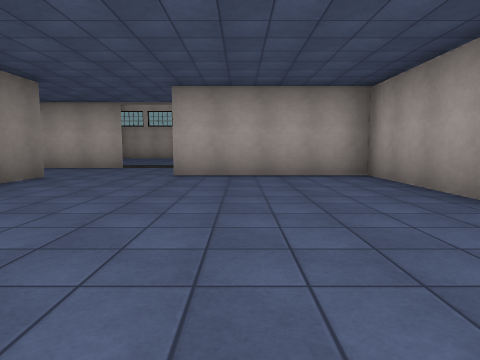
View 1 (above)

22 first-person views from a walk through a scene from a Unity 3-D project. The camera is 1.2 m above the floor, tilts 6° down and sees 75° across. The floor is counted in squares, 2.4 m on a side. Each view is taken from the middle of a square. On the plan, view 1 faces up. The plan holds only what a view shows up to about 9 squares ahead; the rest is blank. The place goes on beyond the plan. The player character is not drawn. Door leaves are left out, so doorways stand open. Some surface patterns are stand-ins.

View 2
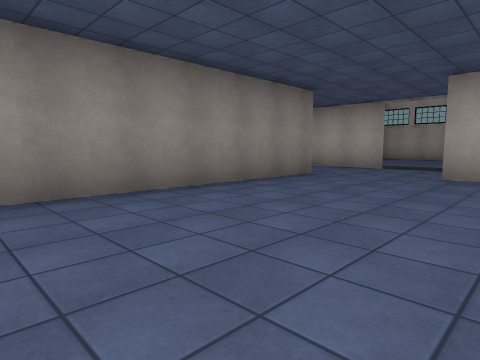

View 3
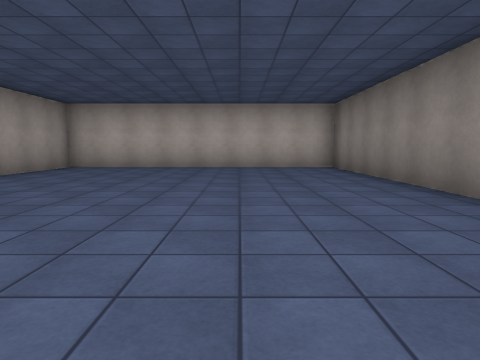

View 4
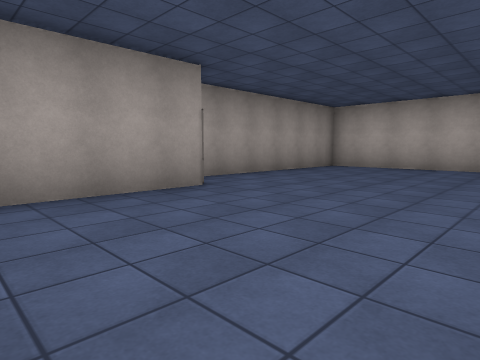

View 5
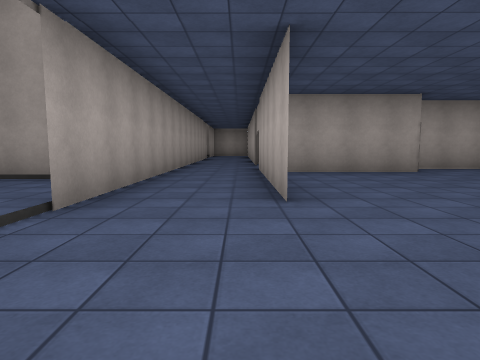

View 6
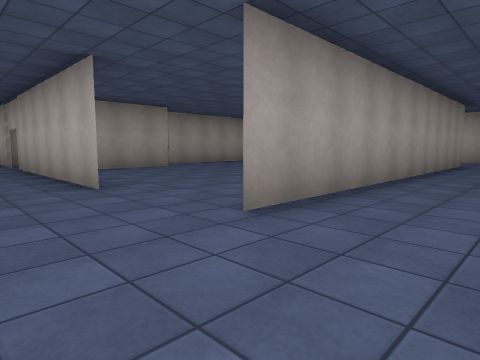

View 7
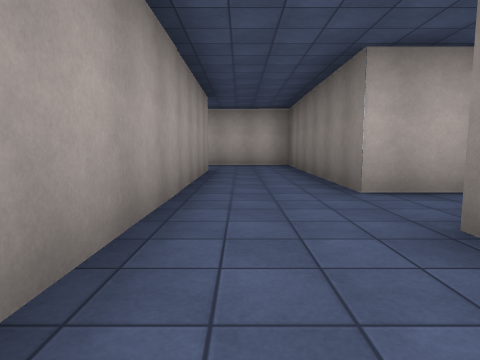

View 8
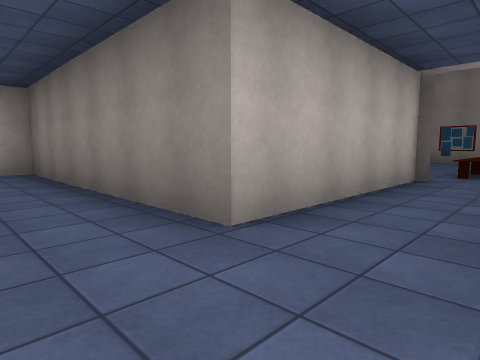

View 9
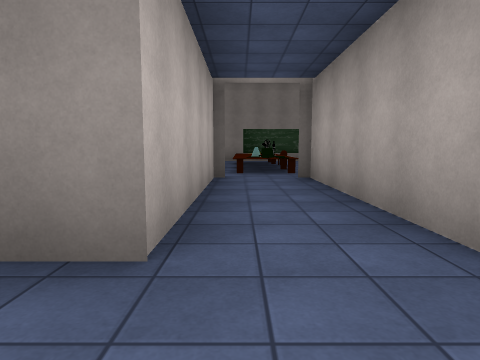

View 10
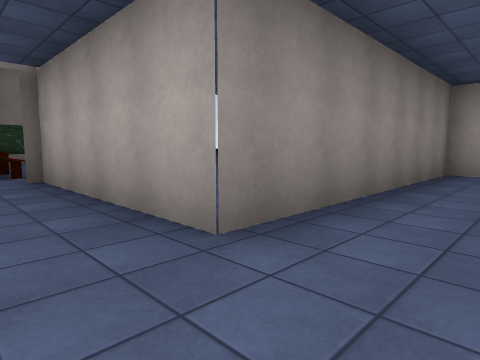

View 11
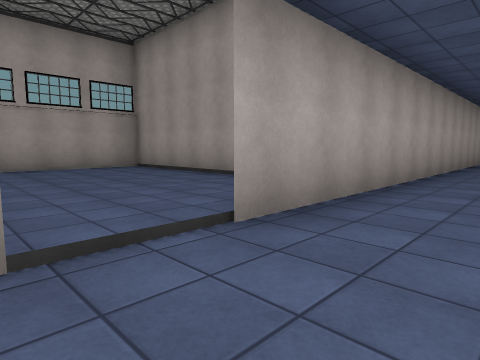

View 12
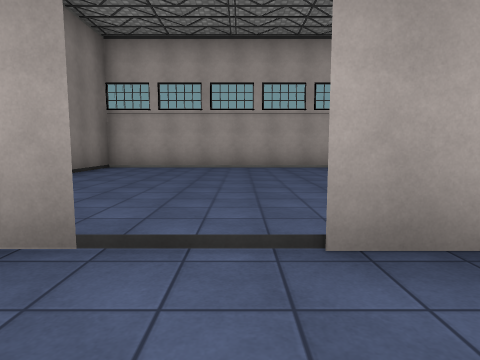

View 13
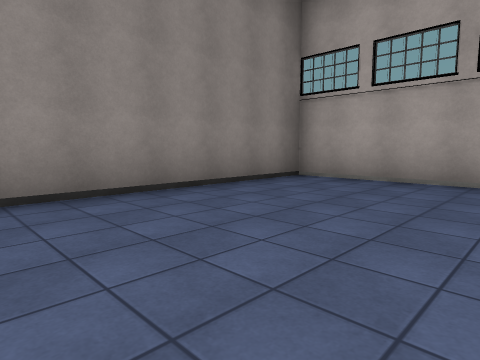

View 14
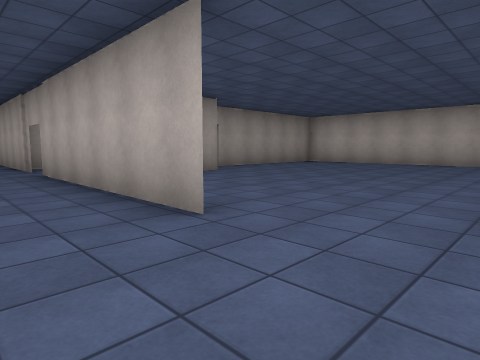

View 15
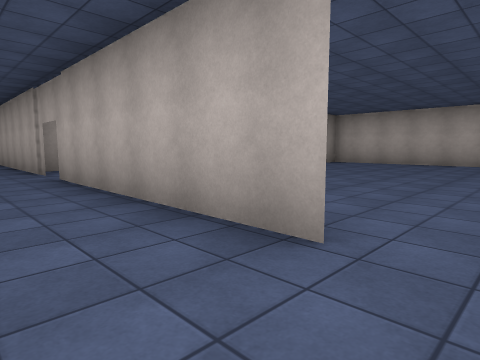

View 16
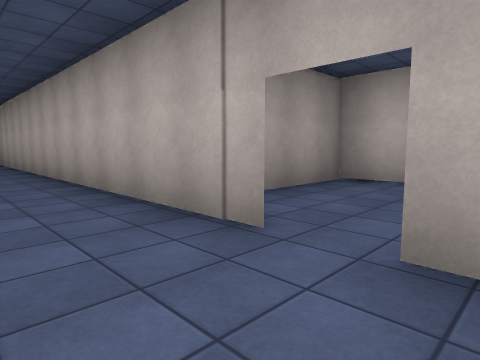

View 17
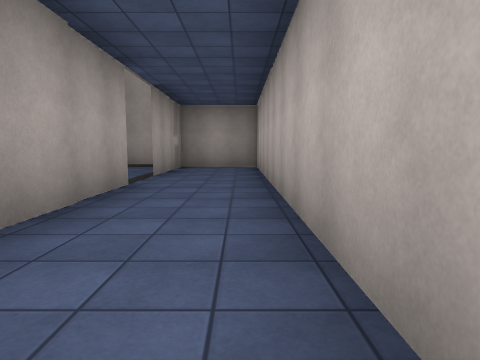

View 18
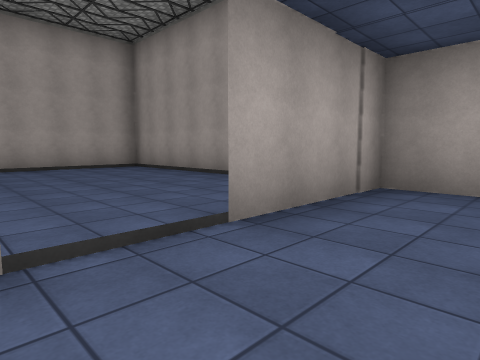

View 19
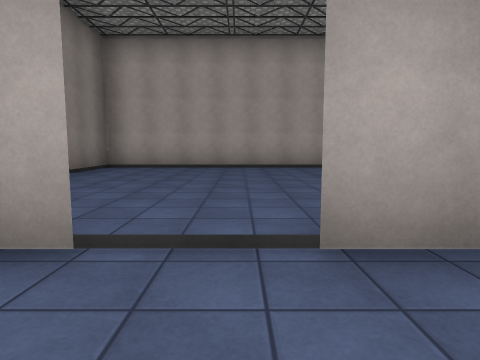

View 20
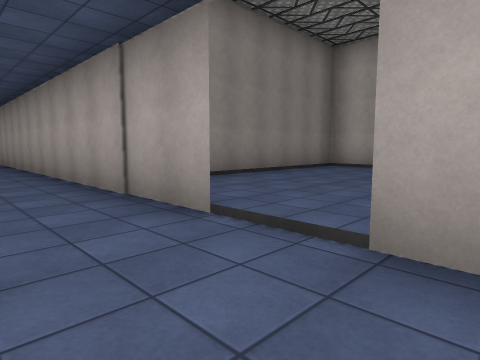

View 21
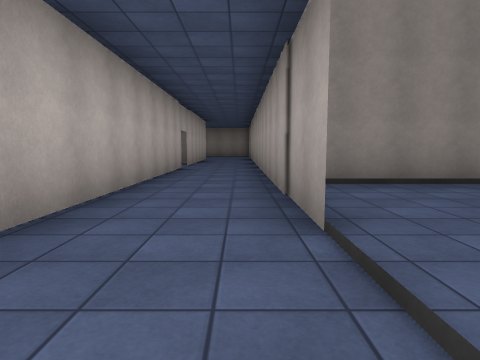

View 22
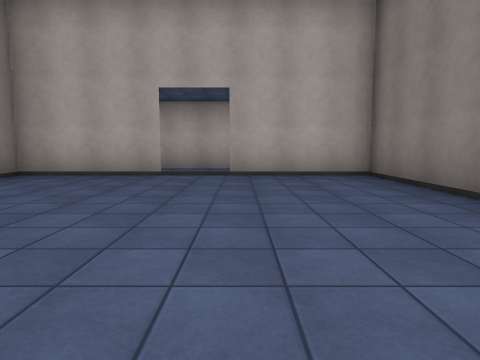

### Floor plan
Ten units are one square. View 1 is at (0, 0); x grows to the right and y downward. Boxes are objects, and circles mark ways between rooms. Rooms are numbered by the first view taken in them; rooms with no view inside come last. Other rooms are left out.
<svg viewBox="-96 -143 241 196">
<path fill="none" stroke="#000" d="M23 -24 23 -56 -12 -56M-33 -53 -33 28 32 28 32 -19M-1 -75 -26 -75M-91 -6 -53 -6 -53 48 -31 48M-33 29 -33 -54M-26 -75 -53 -75 -53 -21 -91 -21M9 -89 9 -138 -53 -138 -53 -94M41 -56 65 -56M66 -75 -1 -75M-12 -56 35 -56M140 -75 66 -75M65 -56 139 -56 139 -81M114 -75 140 -75M139 -81 139 -138 77 -138 77 -75 102 -75M44 -24 54 -24 54 -54"/>
<circle cx="-30" cy="-65" r="3" fill="#2a7"/>
<circle cx="-20" cy="-80" r="3" fill="#2a7"/>
<circle cx="70" cy="-60" r="3" fill="#2a7"/>
<circle cx="40" cy="-55" r="3" fill="#2a7"/>
<circle cx="110" cy="-80" r="3" fill="#2a7"/>
<text x="0" y="-20">1</text>
<text x="-50" y="-20">2</text>
<text x="-20" y="-110">3</text>
<text x="40" y="-70">4</text>
<text x="110" y="-60">5</text>
<text x="100" y="-110">6</text>
<text x="40" y="-40">7</text>
</svg>
Room 1 opens to room 2. Room 1 opens to room 3. Room 4 opens to room 5. Room 4 opens to room 7. Room 5 opens to room 6.

Where each view was taken, in squares from view 1:
view 1: 0 up, 0 right, facing up
view 2: 0 up, 0 right, facing up-left
view 3: 5 up, 1 left, facing down
view 4: 5 up, 1 left, facing down-right
view 5: 6 up, 4 left, facing right
view 6: 7 up, 5 left, facing down-right
view 7: 4 up, 4 left, facing down
view 8: 2 up, 4 left, facing down-left
view 9: 1 up, 4 left, facing left
view 10: 1 up, 4 left, facing up-left
view 11: 6 up, 3 left, facing up-right
view 12: 6 up, 2 left, facing up
view 13: 9 up, 2 left, facing up-left
view 14: 7 up, 3 left, facing down-right
view 15: 7 up, 2 left, facing down-right
view 16: 7 up, 3 right, facing down-right
view 17: 6 up, 6 right, facing right
view 18: 6 up, 10 right, facing up-right
view 19: 6 up, 11 right, facing up
view 20: 6 up, 12 right, facing up-left
view 21: 7 up, 12 right, facing left
view 22: 13 up, 10 right, facing down
